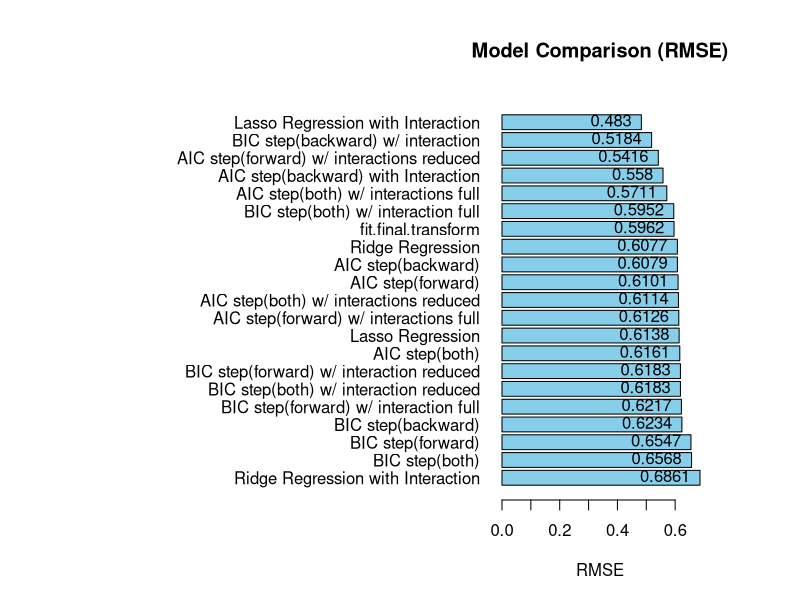

Recreate this plot in R.
## ---- chunk 1
knitr::opts_chunk$set(echo = TRUE)
## ---- chunk 2

# Save raw results to CSV
df.rmse.results = read.csv("AsthmaPredictors_RMSE_Results.csv")
## ---- chunk 3
df.rmse.agg = aggregate(df.rmse.results[, 2], list(df.rmse.results$Model), mean)
colnames(df.rmse.agg) = c("Model", "RMSE")
df.rmse.agg$Time = Sys.time() 

df.rmse.agg = df.rmse.agg[with(df.rmse.agg, order(-RMSE)), ]

df.rmse.agg$RMSE = round(df.rmse.agg$RMSE, digits=4)

## ---- chunk 4

op <- par(mar=c(5,25,5,5))
bp = barplot(height=df.rmse.agg$RMSE, 
        names=df.rmse.agg$Model, horiz=TRUE,
        xlab="RMSE",
        main="Model Comparison (RMSE)",
        las=1,
        col="skyblue"
        )
rm(op)

# Add the RMSE as labels for readbility.
text(y=bp, x=df.rmse.agg$RMSE, pos=2, labels = df.rmse.agg$RMSE)

df.rmse.agg

# Save aggregated results to CSV
write.csv(df.rmse.agg, file = "AsthmaPredictors_RMSE_Results_summary.csv")
